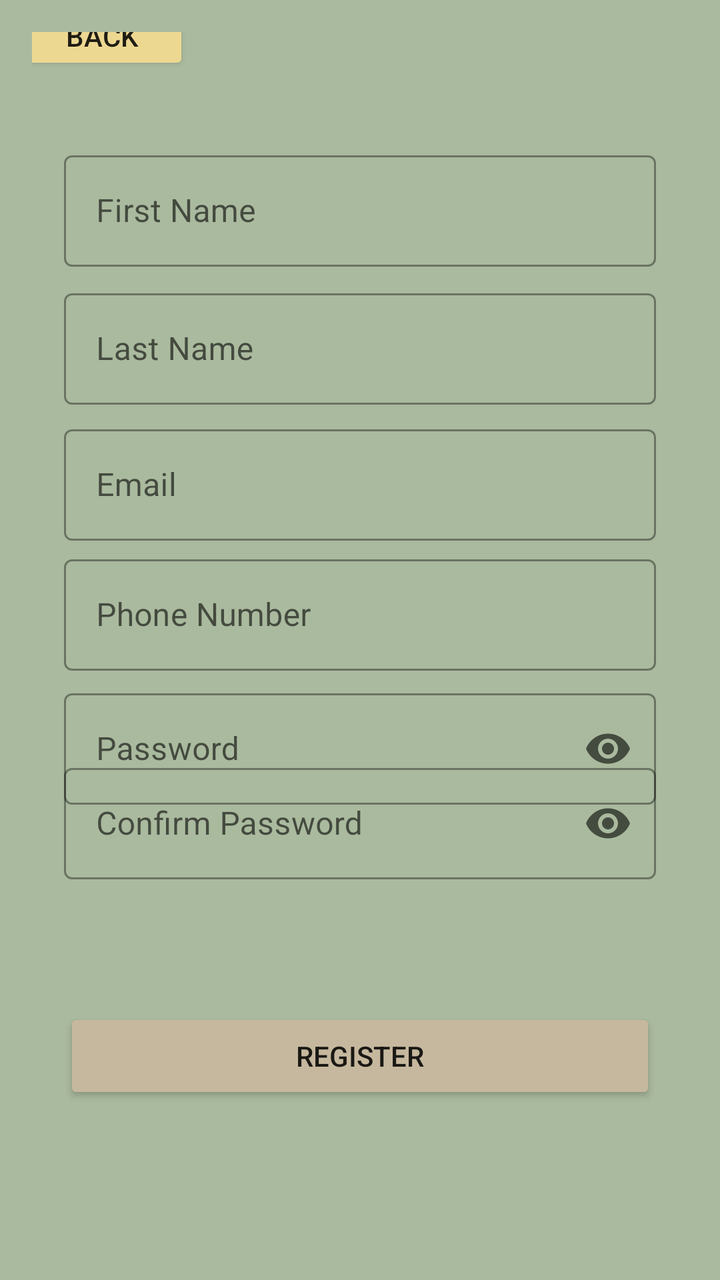
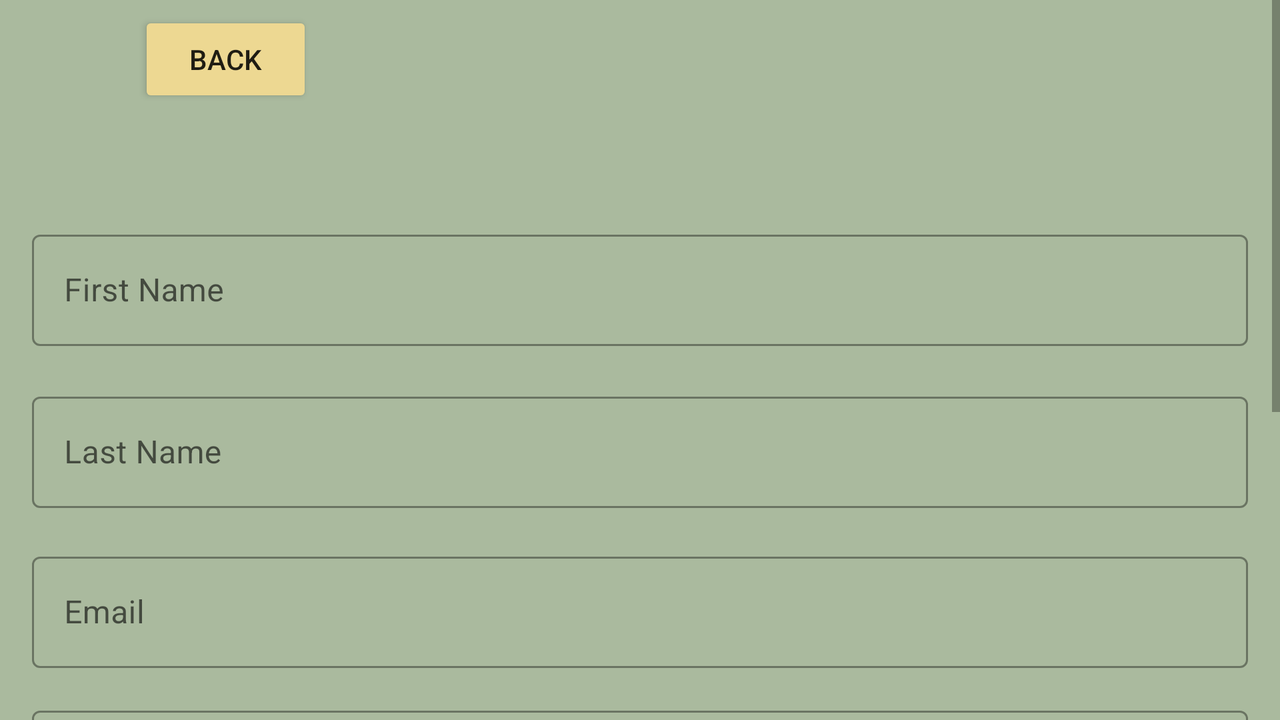

An Android layout and its configuration variant, each rendered on a device that would load it. The default file and the variant file are quoted in full after the pictures.
<!-- AndroidManifest.xml: application theme Theme.VitalTracker -->
<!-- res/layout/fragment_register.xml -->
<?xml version="1.0" encoding="utf-8"?>
<androidx.constraintlayout.widget.ConstraintLayout xmlns:android="http://schemas.android.com/apk/res/android"
    xmlns:app="http://schemas.android.com/apk/res-auto"
    xmlns:tools="http://schemas.android.com/tools"
    android:layout_width="match_parent"
    android:layout_height="match_parent"
    android:background="#AABA9E"
    android:padding="16dp"
    >

    <Button
        android:id="@+id/buttonBack"
        android:layout_width="87dp"
        android:layout_height="39dp"
        android:layout_marginStart="4dp"
        android:layout_marginTop="4dp"
        android:layout_marginEnd="41dp"
        android:layout_marginBottom="57dp"
        android:backgroundTint="#EDD892"
        android:text="Back"
        app:layout_constraintBottom_toTopOf="@+id/firstNameLayout"
        app:layout_constraintEnd_toStartOf="@+id/imageView2"
        app:layout_constraintStart_toStartOf="parent"
        app:layout_constraintTop_toTopOf="parent" />

    <ImageView
        android:id="@+id/imageView2"
        android:layout_width="114dp"
        android:layout_height="80dp"
        android:layout_marginTop="4dp"
        android:contentDescription="@string/splashlogo"
        app:layout_constraintHorizontal_bias="0.498"
        app:layout_constraintLeft_toLeftOf="parent"
        app:layout_constraintRight_toRightOf="parent"
        app:layout_constraintTop_toTopOf="parent"
        app:srcCompat="@mipmap/app_logo" />

    <com.google.android.material.textfield.TextInputLayout
        android:id="@+id/firstNameLayout"
        style="@style/Widget.MaterialComponents.TextInputLayout.OutlinedBox"
        android:layout_width="match_parent"
        android:layout_height="wrap_content"
        android:layout_marginStart="16dp"
        android:layout_marginTop="16dp"
        android:layout_marginEnd="16dp"
        android:layout_marginBottom="4dp"
        app:layout_constraintBottom_toTopOf="@+id/lastNameLayout"
        app:layout_constraintEnd_toEndOf="parent"
        app:layout_constraintStart_toStartOf="parent"
        app:layout_constraintTop_toBottomOf="@+id/imageView2">

        <com.google.android.material.textfield.TextInputEditText
            android:id="@+id/editTextFirstName"
            android:layout_width="match_parent"
            android:layout_height="wrap_content"
            android:hint="First Name"
            tools:layout_editor_absoluteX="16dp"
            tools:layout_editor_absoluteY="252dp" />

    </com.google.android.material.textfield.TextInputLayout>

    <com.google.android.material.textfield.TextInputLayout
        android:id="@+id/lastNameLayout"
        style="@style/Widget.MaterialComponents.TextInputLayout.OutlinedBox"
        android:layout_width="match_parent"
        android:layout_height="wrap_content"
        android:layout_marginStart="16dp"
        android:layout_marginTop="4dp"
        android:layout_marginEnd="16dp"
        android:layout_marginBottom="4dp"
        app:layout_constraintBottom_toTopOf="@+id/emailLayout"
        app:layout_constraintEnd_toEndOf="parent"
        app:layout_constraintStart_toStartOf="parent"
        app:layout_constraintTop_toBottomOf="@+id/firstNameLayout">

        <com.google.android.material.textfield.TextInputEditText
            android:id="@+id/editTextLastName"
            android:layout_width="match_parent"
            android:layout_height="wrap_content"
            android:hint="Last Name"
            tools:layout_editor_absoluteX="16dp"
            tools:layout_editor_absoluteY="252dp" />

    </com.google.android.material.textfield.TextInputLayout>

    <com.google.android.material.textfield.TextInputLayout
        android:id="@+id/PhonenumberLayout"
        style="@style/Widget.MaterialComponents.TextInputLayout.OutlinedBox"
        android:layout_width="match_parent"
        android:layout_height="wrap_content"
        android:layout_marginStart="16dp"
        android:layout_marginTop="4dp"
        android:layout_marginEnd="16dp"
        android:layout_marginBottom="3dp"
        app:layout_constraintBottom_toTopOf="@+id/passwordLayout"
        app:layout_constraintEnd_toEndOf="parent"
        app:layout_constraintStart_toStartOf="parent"
        app:layout_constraintTop_toBottomOf="@+id/emailLayout">

        <com.google.android.material.textfield.TextInputEditText
            android:id="@+id/editTextPhoneNumber"
            android:layout_width="match_parent"
            android:layout_height="wrap_content"
            android:hint="Phone Number"
            tools:layout_editor_absoluteX="16dp"
            tools:layout_editor_absoluteY="252dp" />

    </com.google.android.material.textfield.TextInputLayout>

    <com.google.android.material.textfield.TextInputLayout
        android:id="@+id/passwordLayout"
        style="@style/Widget.MaterialComponents.TextInputLayout.OutlinedBox"
        android:layout_width="match_parent"
        android:layout_height="wrap_content"
        android:layout_marginStart="16dp"
        android:layout_marginTop="3dp"
        android:layout_marginEnd="16dp"
        app:endIconMode="password_toggle"
        app:errorEnabled="true"
        app:layout_constraintBottom_toTopOf="@+id/conPasswordLayout"
        app:layout_constraintEnd_toEndOf="parent"
        app:layout_constraintStart_toStartOf="parent"
        app:layout_constraintTop_toBottomOf="@+id/PhonenumberLayout">

        <com.google.android.material.textfield.TextInputEditText
            android:id="@+id/editTextPassword"
            android:layout_width="match_parent"
            android:layout_height="wrap_content"
            android:hint="Password"
            android:inputType="textPassword" />

    </com.google.android.material.textfield.TextInputLayout>

    <com.google.android.material.textfield.TextInputLayout
        android:id="@+id/emailLayout"
        style="@style/Widget.MaterialComponents.TextInputLayout.OutlinedBox"
        android:layout_width="match_parent"
        android:layout_height="wrap_content"
        android:layout_marginStart="16dp"
        android:layout_marginTop="3dp"
        android:layout_marginEnd="16dp"
        app:layout_constraintBottom_toTopOf="@+id/PhonenumberLayout"
        app:layout_constraintEnd_toEndOf="parent"
        app:layout_constraintStart_toStartOf="parent"
        app:layout_constraintTop_toBottomOf="@+id/lastNameLayout">

        <com.google.android.material.textfield.TextInputEditText
            android:id="@+id/editTextUsername"
            android:layout_width="match_parent"
            android:layout_height="wrap_content"
            android:hint="Email"
            tools:layout_editor_absoluteX="16dp"
            tools:layout_editor_absoluteY="252dp" />

    </com.google.android.material.textfield.TextInputLayout>

    <com.google.android.material.textfield.TextInputLayout
        android:id="@+id/conPasswordLayout"
        style="@style/Widget.MaterialComponents.TextInputLayout.OutlinedBox"
        android:layout_width="match_parent"
        android:layout_height="wrap_content"
        android:layout_marginStart="16dp"
        android:layout_marginEnd="16dp"
        android:layout_marginBottom="44dp"
        app:endIconMode="password_toggle"
        app:errorEnabled="true"
        app:layout_constraintBottom_toTopOf="@+id/buttonRegister"
        app:layout_constraintEnd_toEndOf="parent"
        app:layout_constraintStart_toStartOf="parent">

        <com.google.android.material.textfield.TextInputEditText
            android:id="@+id/editTextConfirmPassword"
            android:layout_width="match_parent"
            android:layout_height="wrap_content"
            android:hint="Confirm Password"
            android:inputType="textPassword" />

    </com.google.android.material.textfield.TextInputLayout>

    <Button
        android:id="@+id/buttonRegister"
        android:layout_width="match_parent"
        android:layout_height="wrap_content"
        android:layout_marginStart="16dp"
        android:layout_marginEnd="16dp"
        android:layout_marginBottom="72dp"
        android:backgroundTint="#C6B89E"
        android:text="Register"
        app:layout_constraintBottom_toBottomOf="parent"
        app:layout_constraintEnd_toEndOf="parent"
        app:layout_constraintStart_toStartOf="parent" />


</androidx.constraintlayout.widget.ConstraintLayout>
<!-- resources referenced by this layout -->
<resources>
  <string name="splashlogo">Splash Logo</string>
  <style name="Theme.VitalTracker" parent="Theme.MaterialComponents.DayNight.NoActionBar">
          
          <item name="colorPrimary">#138859</item>
          <item name="colorPrimaryVariant">#013220</item>
          <item name="colorOnPrimary">@color/white</item>
          
          <item name="colorSecondary">@color/teal_200</item>
          <item name="colorSecondaryVariant">@color/teal_700</item>
          <item name="colorOnSecondary">@color/black</item>
          
          <item name="android:statusBarColor">?attr/colorPrimaryVariant</item>
          
      </style>
  <color name="white">#FFFFFFFF</color>
  <color name="teal_200">#FF03DAC5</color>
  <color name="teal_700">#FF018786</color>
  <color name="black">#FF000000</color>
</resources>
<!-- res/layout-land/fragment_register.xml (the author's variant of the layout above) -->
<!-- drawn on the phone turned sideways -->
<?xml version="1.0" encoding="utf-8"?>
<ScrollView xmlns:android="http://schemas.android.com/apk/res/android"
    xmlns:app="http://schemas.android.com/apk/res-auto"
    xmlns:tools="http://schemas.android.com/tools"
    android:layout_width="match_parent"
    android:layout_height="match_parent"
    android:background="#AABA9E"
    android:padding="0dp"
    >

    <androidx.constraintlayout.widget.ConstraintLayout
        android:layout_width="match_parent"
        android:layout_height="wrap_content">

        <Button
            android:id="@+id/buttonBack"
            android:layout_width="87dp"
            android:layout_height="48dp"
            android:layout_marginStart="4dp"
            android:layout_marginTop="4dp"
            android:layout_marginEnd="41dp"
            android:layout_marginBottom="57dp"
            android:backgroundTint="#EDD892"
            android:text="Back"
            app:layout_constraintBottom_toTopOf="@+id/firstNameLayout"
            app:layout_constraintEnd_toStartOf="@+id/imageView2"
            app:layout_constraintStart_toStartOf="parent"
            app:layout_constraintTop_toTopOf="parent" />

        <ImageView
            android:id="@+id/imageView2"
            android:layout_width="114dp"
            android:layout_height="80dp"
            android:layout_marginStart="308dp"
            android:layout_marginTop="16dp"
            android:layout_marginEnd="309dp"
            android:layout_marginBottom="533dp"
            android:contentDescription="@string/splashlogo"
            app:layout_constraintBottom_toBottomOf="parent"
            app:layout_constraintEnd_toEndOf="parent"
            app:layout_constraintStart_toStartOf="parent"
            app:layout_constraintTop_toTopOf="parent"
            app:srcCompat="@mipmap/app_logo" />

        <com.google.android.material.textfield.TextInputLayout
            android:id="@+id/firstNameLayout"
            style="@style/Widget.MaterialComponents.TextInputLayout.OutlinedBox"
            android:layout_width="match_parent"
            android:layout_height="wrap_content"
            android:layout_marginStart="16dp"
            android:layout_marginTop="16dp"
            android:layout_marginEnd="16dp"
            android:layout_marginBottom="16dp"
            app:layout_constraintBottom_toTopOf="@+id/lastNameLayout"
            app:layout_constraintEnd_toEndOf="parent"
            app:layout_constraintStart_toStartOf="parent"
            app:layout_constraintTop_toBottomOf="@+id/imageView2">

            <com.google.android.material.textfield.TextInputEditText
                android:id="@+id/editTextFirstName"
                android:layout_width="match_parent"
                android:layout_height="wrap_content"
                android:hint="First Name"
                tools:layout_editor_absoluteX="16dp"
                tools:layout_editor_absoluteY="252dp" />

        </com.google.android.material.textfield.TextInputLayout>

        <com.google.android.material.textfield.TextInputLayout
            android:id="@+id/lastNameLayout"
            style="@style/Widget.MaterialComponents.TextInputLayout.OutlinedBox"
            android:layout_width="match_parent"
            android:layout_height="wrap_content"
            android:layout_marginStart="16dp"
            android:layout_marginTop="4dp"
            android:layout_marginEnd="16dp"
            android:layout_marginBottom="16dp"
            app:layout_constraintBottom_toTopOf="@+id/emailLayout"
            app:layout_constraintEnd_toEndOf="parent"
            app:layout_constraintStart_toStartOf="parent"
            app:layout_constraintTop_toBottomOf="@+id/firstNameLayout">

            <com.google.android.material.textfield.TextInputEditText
                android:id="@+id/editTextLastName"
                android:layout_width="match_parent"
                android:layout_height="wrap_content"
                android:hint="Last Name"
                tools:layout_editor_absoluteX="16dp"
                tools:layout_editor_absoluteY="252dp" />

        </com.google.android.material.textfield.TextInputLayout>

        <com.google.android.material.textfield.TextInputLayout
            android:id="@+id/PhoneNumberLayout"
            style="@style/Widget.MaterialComponents.TextInputLayout.OutlinedBox"
            android:layout_width="match_parent"
            android:layout_height="wrap_content"
            android:layout_marginStart="16dp"
            android:layout_marginTop="16dp"
            android:layout_marginEnd="16dp"
            app:layout_constraintEnd_toEndOf="parent"
            app:layout_constraintStart_toStartOf="parent"
            app:layout_constraintTop_toBottomOf="@+id/emailLayout">

            <com.google.android.material.textfield.TextInputEditText
                android:id="@+id/editTextPhoneNumber"
                android:layout_width="match_parent"
                android:layout_height="wrap_content"
                android:hint="Phone Number"
                tools:layout_editor_absoluteX="16dp"
                tools:layout_editor_absoluteY="252dp" />

        </com.google.android.material.textfield.TextInputLayout>

        <com.google.android.material.textfield.TextInputLayout
            android:id="@+id/passwordLayout"
            style="@style/Widget.MaterialComponents.TextInputLayout.OutlinedBox"
            android:layout_width="match_parent"
            android:layout_height="0dp"
            android:layout_marginStart="16dp"
            android:layout_marginTop="16dp"
            android:layout_marginEnd="16dp"
            android:paddingBottom="0dp"
            app:endIconMode="password_toggle"
            app:errorEnabled="true"
            app:layout_constraintEnd_toEndOf="parent"
            app:layout_constraintStart_toStartOf="parent"
            app:layout_constraintTop_toBottomOf="@+id/PhoneNumberLayout">

            <com.google.android.material.textfield.TextInputEditText
                android:id="@+id/editTextPassword"
                android:layout_width="match_parent"
                android:layout_height="wrap_content"
                android:hint="Password"
                android:inputType="textPassword" />

        </com.google.android.material.textfield.TextInputLayout>

        <com.google.android.material.textfield.TextInputLayout
            android:id="@+id/emailLayout"
            style="@style/Widget.MaterialComponents.TextInputLayout.OutlinedBox"
            android:layout_width="match_parent"
            android:layout_height="wrap_content"
            android:layout_marginStart="16dp"
            android:layout_marginTop="3dp"
            android:layout_marginEnd="16dp"
            android:layout_marginBottom="16dp"
            app:layout_constraintBottom_toTopOf="@+id/PhoneNumberLayout"
            app:layout_constraintEnd_toEndOf="parent"
            app:layout_constraintStart_toStartOf="parent"
            app:layout_constraintTop_toBottomOf="@+id/lastNameLayout">

            <com.google.android.material.textfield.TextInputEditText
                android:id="@+id/editTextUsername"
                android:layout_width="match_parent"
                android:layout_height="wrap_content"
                android:hint="Email"
                tools:layout_editor_absoluteX="16dp"
                tools:layout_editor_absoluteY="252dp" />

        </com.google.android.material.textfield.TextInputLayout>

        <com.google.android.material.textfield.TextInputLayout
            android:id="@+id/conPasswordLayout"
            style="@style/Widget.MaterialComponents.TextInputLayout.OutlinedBox"
            android:layout_width="match_parent"
            android:layout_height="0dp"
            android:layout_marginStart="16dp"
            android:layout_marginEnd="16dp"
            app:endIconMode="password_toggle"
            app:errorEnabled="true"
            app:layout_constraintEnd_toEndOf="parent"
            app:layout_constraintStart_toStartOf="parent"
            app:layout_constraintTop_toBottomOf="@+id/passwordLayout">

            <com.google.android.material.textfield.TextInputEditText
                android:id="@+id/editTextConfirmPassword"
                android:layout_width="match_parent"
                android:layout_height="wrap_content"
                android:hint="Confirm Password"
                android:inputType="textPassword" />

        </com.google.android.material.textfield.TextInputLayout>

        <Button
            android:id="@+id/buttonRegister"
            android:layout_width="match_parent"
            android:layout_height="wrap_content"
            android:layout_marginTop="581dp"
            android:backgroundTint="#C6B89E"
            android:text="Register"
            app:layout_constraintBottom_toBottomOf="parent"
            app:layout_constraintEnd_toEndOf="parent"
            app:layout_constraintStart_toStartOf="parent"
            app:layout_constraintTop_toTopOf="parent" />


    </androidx.constraintlayout.widget.ConstraintLayout>

</ScrollView>
